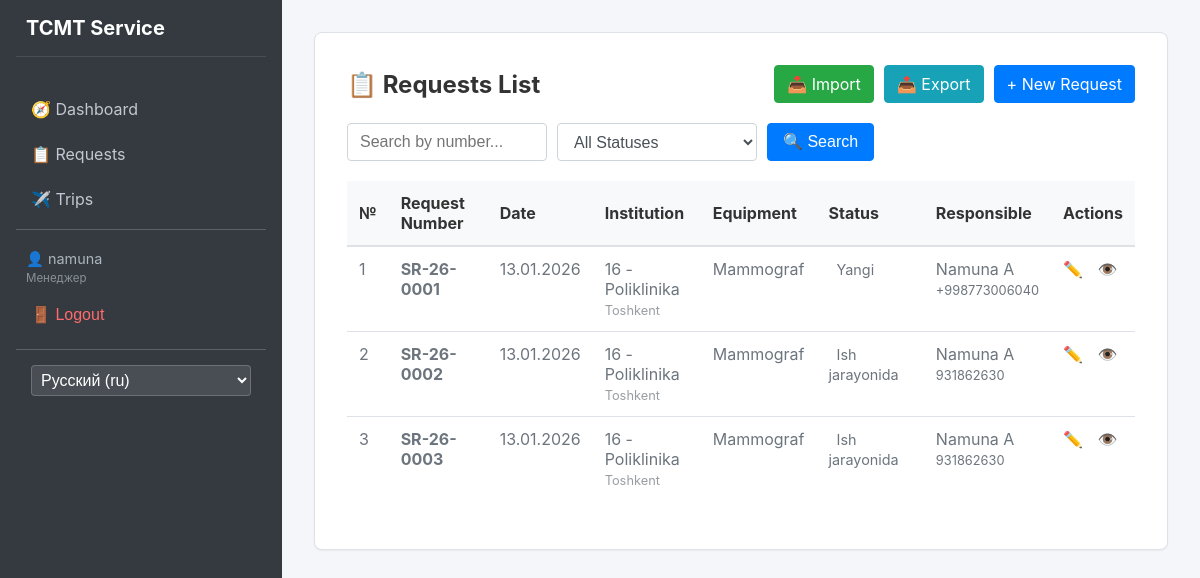
The page /requests/ (signed in) on the database as committed earlier.
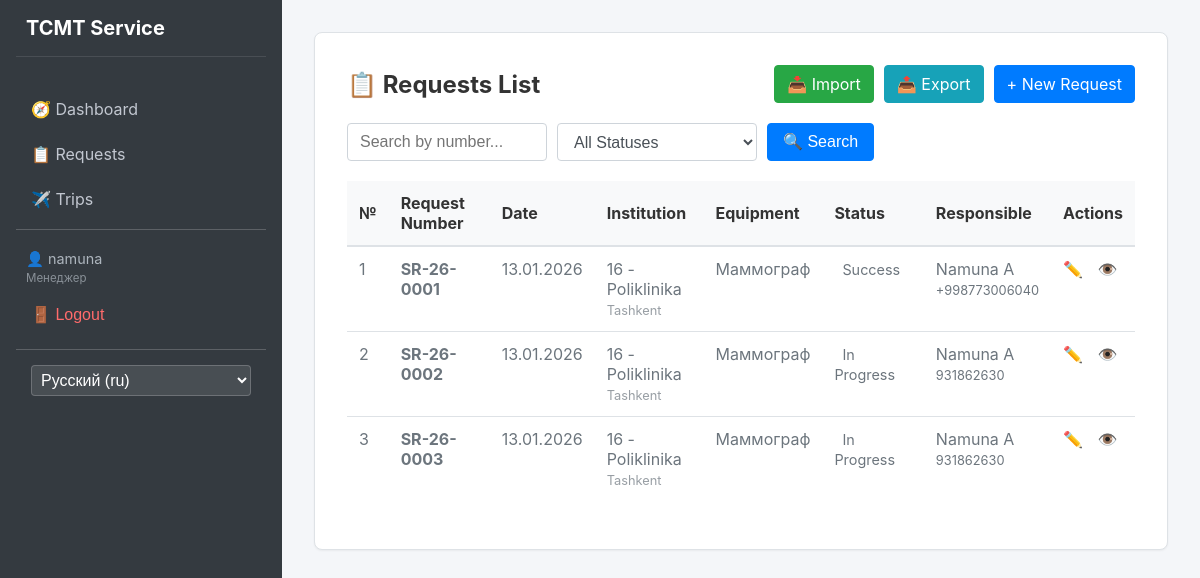
The same page on the database as committed later.
### apps/requests/models.py (models this page shows, shortened)
class Request(models.Model):
    created_at = models.DateField(default=datetime.date.today)
    responsible = models.ForeignKey(
        settings.AUTH_USER_MODEL,
        on_delete=models.SET_NULL,
        null=True,
        related_name='requests'
    )
    region = models.ForeignKey(Region, on_delete=models.PROTECT)
    institution = models.ForeignKey(Institution, on_delete=models.PROTECT)
    description = models.TextField()
    contact_phone = models.CharField(max_length=20)
    request_number = models.CharField(
        max_length=20,
        unique=True,
        editable=False
    )
    equipment_type = models.ForeignKey(EquipmentType, on_delete=models.PROTECT)
    status = models.ForeignKey(Status, on_delete=models.PROTECT)

### apps/core/models.py (models this page shows, shortened)
class Region(models.Model):
    name = models.CharField(max_length=100)

class EquipmentType(models.Model):
    name = models.CharField(max_length=255)

class Status(models.Model):
    name = models.CharField(max_length=100)

class Institution(models.Model):
    name = models.CharField(max_length=255)
    region = models.ForeignKey(Region, on_delete=models.CASCADE)

### apps/users/models.py (models this page shows, shortened)
class User(AbstractUser):
    class Role(models.TextChoices):
        ADMIN = 'admin', 'Администратор'
        MANAGER = 'manager', 'Менеджер'
        USER = 'user', 'Пользователь'
    full_name = models.CharField(max_length=255)
    passport = models.CharField(max_length=20)
    role = models.CharField(
        max_length=20,
        choices=Role.choices,
        default=Role.USER
    )

### apps/requests/views.py (the view)
class RequestListView(LoginRequiredMixin, ListView):
    model = Request
    template_name = 'requests/list.html'
    context_object_name = 'requests'
    ordering = ['-created_at']
    def get_queryset(self):
        queryset = super().get_queryset()
        q = self.request.GET.get('q')
        status_id = self.request.GET.get('status')
        if q:
            queryset = queryset.filter(
                Q(request_number__icontains=q) |
                Q(description__icontains=q) |
                Q(responsible__full_name__icontains=q)
            )
        if status_id and status_id.isdigit():
            queryset = queryset.filter(status_id=int(status_id))
        return queryset
    def get_context_data(self, **kwargs):
        context = super().get_context_data(**kwargs)
        status = self.request.GET.get('status')
        context['selected_status'] = int(status) if status and status.isdigit() else None
        context['statuses'] = Status.objects.all()
        context['closed_statuses'] = CLOSED_STATUSES
        return context

### templates/requests/list.html (shortened to what this page needs)
{% extends 'base.html' %}
{% load i18n %}
{% block content %}
<div class="glass-container">
    <div style="display: flex; justify-content: space-between; align-items: center; margin-bottom: 20px;">
        <h2 style="color: white; margin: 0;">📋 {% trans "Requests List" %}</h2>
        {% if user.role != 'user' %}
        <div style="display: flex; gap: 10px;">
            <a href="{% url 'requests:import' %}" class="btn-primary"
                style="text-decoration: none; background-color: #28a745; border-color: #28a745;">
                📥 {% trans "Import" %}
            </a>
            <a href="{% url 'requests:export' %}" class="btn-primary"
                style="text-decoration: none; background-color: #17a2b8; border-color: #17a2b8;">
                📤 {% trans "Export" %}
            </a>
            <a href="{% url 'requests:create' %}" class="btn-primary" style="text-decoration: none;">
                + {% trans "New Request" %}
            </a>
        </div>
        {% endif %}
    </div>
    <form method="get" style="margin-bottom: 20px; display: flex; gap: 10px;">
        <input type="text" name="q" placeholder="{% trans 'Search by number...' %}"
            value="{{ request.GET.q|default:'' }}" style="width: 200px; margin: 0;">
        <select name="status" style="width: 200px; margin: 0;" onchange="this.form.submit()">
            <option value="">{% trans "All Statuses" %}</option>
        </select>
        <button type="submit" class="btn-primary" style="padding: 5px 15px;">🔍 {% trans "Search" %}</button>
    </form>
    <table>
        <thead>
            <tr>
                <th>№</th>
                <th>{% trans "Request Number" %}</th>
                <th>{% trans "Date" %}</th>
                <th>{% trans "Institution" %}</th>
                <th>{% trans "Equipment" %}</th>
                <th>{% trans "Status" %}</th>
                <th>{% trans "Responsible" %}</th>
                <th>{% trans "Actions" %}</th>
            </tr>
        </thead>
        <tbody>
            {% for req in requests %}
            <tr>
                <td>{{ forloop.counter }}</td>
                <td><strong>{{ req.request_number }}</strong></td>
                <td>{{ req.created_at|date:"d.m.Y" }}</td>
                <td>
                    {{ req.institution.name }}<br>
                    <span style="font-size: 0.8em; opacity: 0.7;">
                        {{ req.region.name }}
                    </span>
                </td>
                <td>{{ req.equipment_type.name }}</td>
                <td>
                    <span style="padding: 4px 8px; border-radius: 4px;
                                 background: rgba(255,255,255,0.3); font-size: 0.9em;">
                        {{ req.status.name }}
                    </span>
                </td>
                <td>
                    {{ req.responsible.full_name }}<br>
                    <span style="font-size: 0.8em;">
                        {{ req.contact_phone }}
                    </span>
                </td>
                <td>
                    {% if user.role == 'user' and req.status.name in closed_statuses %}
                    <span style="opacity: 0.3; margin-right: 10px;">🔒</span>
                    {% else %}
                    <a href="{% url 'requests:update' req.pk %}" style="color: white; margin-right: 10px;">✏️</a>
                    {% endif %}
                    <a href="{% url 'requests:detail' req.pk %}" style="color: white;">👁️</a>
                </td>
            </tr>
            {% empty %}
            <tr>
                <td colspan="8" style="text-align: center; padding: 20px;">
                    {% trans "No requests yet" %}
                </td>
            </tr>
            {% endfor %}
        </tbody>
    </table>
</div>
{% endblock %}

Rows that differ between the two databases and show on the page:
changed through a linked row, Request "SR-26-0001": region.name "Toshkent" → "Tashkent"; equipment_type.name "Mammograf" → "Маммограф"; status.name "Yangi" → "Success"
changed through a linked row, Request "SR-26-0002": region.name "Toshkent" → "Tashkent"; equipment_type.name "Mammograf" → "Маммограф"; status.name "Ish jarayonida" → "In Progress"
changed through a linked row, Request "SR-26-0003": region.name "Toshkent" → "Tashkent"; equipment_type.name "Mammograf" → "Маммограф"; status.name "Ish jarayonida" → "In Progress"
